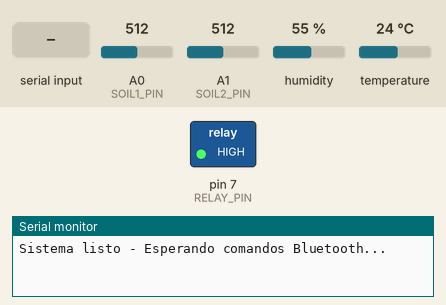
Bench run of a sketch on a simulated Arduino Uno, built with avr-gcc and run on an emulated ATmega328P. On the bench: switched loads named in the sketch (green lamp = pin HIGH), the last lines printed to the serial monitor. The test bench sets the inputs (shaded band); at power-on: A0 (SOIL1_PIN) = 512, A1 (SOIL2_PIN) = 512, humidity 55 %, temperature 24 °C.

Above: at 1.2 s.
1.3 s: "U90\n" received over the second serial link
At 1.9 s:
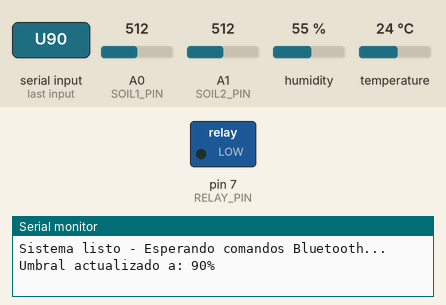
2.8 s: "0\n" received over the second serial link
At 3.1 s:
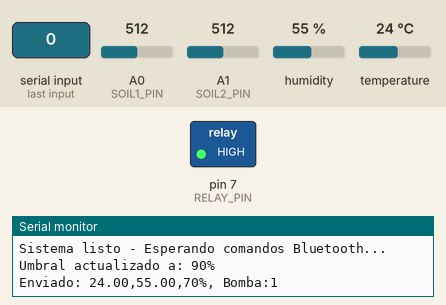
4.3 s: "1\n" received over the second serial link
At 5.4 s:
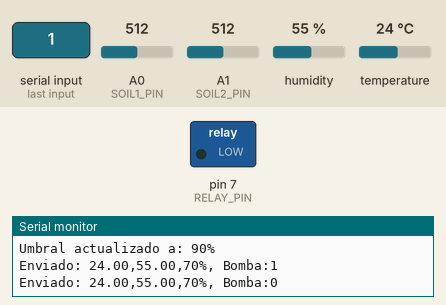
5.8 s: A0 (SOIL1_PIN) set to 99
12.2 s: A0 (SOIL1_PIN) set to 81
Timing chart, 0 to 14.7 s (numbered marks = the images above; inputs shaded):
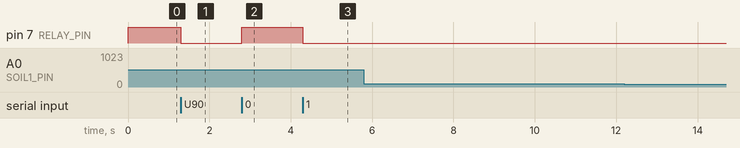

The sketch:

pachatech_riego.ino
```cpp
#include <SoftwareSerial.h>
#include "DHT.h"

// --- CONFIGURACIÓN DE PINES ---
#define DHTPIN 2
#define DHTTYPE DHT11

#define RELAY_PIN 7
#define SOIL1_PIN A0
#define SOIL2_PIN A1

SoftwareSerial BT(10, 8);  // RX, TX (HC-05)
DHT dht(DHTPIN, DHTTYPE);

unsigned long lastTime = 0;
int mode = 2;               // 0 = Apagado, 1 = Encendido, 2 = Automático
bool bombaEncendida = false;

// --- NUEVO: UMBRAL DE HUMEDAD RECIBIDO DE LA APP (en porcentaje 0-100) ---
int umbralHumedad = 50;     // Valor por defecto (50% = punto medio)

void setup() {
  Serial.begin(9600);
  BT.begin(9600);
  dht.begin();

  pinMode(RELAY_PIN, OUTPUT);
  digitalWrite(RELAY_PIN, HIGH);  // Relé apagado (ajusta según tu módulo)

  Serial.println("Sistema listo - Esperando comandos Bluetooth...");
}

void loop() {
  // ==========================================
  // 1. RECIBIR COMANDOS DESDE LA APP
  // ==========================================
  if (BT.available()) {
    char comando = BT.read();

    if (comando == 'U') {
      // La app va a enviar "U" seguido del número (ej: U65) y un '\n'
      String umbralStr = BT.readStringUntil('\n');
      umbralStr.trim();
      int nuevoUmbral = umbralStr.toInt();
      if (nuevoUmbral >= 0 && nuevoUmbral <= 100) {
        umbralHumedad = nuevoUmbral;
        Serial.print("Umbral actualizado a: ");
        Serial.print(umbralHumedad);
        Serial.println("%");
      }
    }
    else if (comando == '1') {
      mode = 1; // Manual Encender
    } else if (comando == '0') {
      mode = 0; // Manual Apagar
    } else if (comando == '2') {
      mode = 2; // Automático
    }
  }

  // ==========================================
  // 2. LEER SENSORES Y CALCULAR PORCENTAJE
  // ==========================================
  int lectura1 = analogRead(SOIL1_PIN);
  int lectura2 = analogRead(SOIL2_PIN);
  int humSueloPromedio = (lectura1 + lectura2) / 2;

  // Mapeo a porcentaje (ajusta SECO_LECTURA y MOJADO_LECTURA según calibración)
  const int SECO_LECTURA = 1023;   // valor con sensor al aire
  const int MOJADO_LECTURA = 300;  // valor con sensor en agua (ajústalo)
  int porcentajeHumedad = map(humSueloPromedio, SECO_LECTURA, MOJADO_LECTURA, 0, 100);
  porcentajeHumedad = constrain(porcentajeHumedad, 0, 100);

  // ==========================================
  // 3. LÓGICA DE CONTROL DE LA BOMBA
  // ==========================================
  if (mode == 1) {
    bombaEncendida = true;
  } else if (mode == 0) {
    bombaEncendida = false;
  } else if (mode == 2) {
    // MODO AUTOMÁTICO: usa el umbral recibido de la app (porcentaje)
    if (porcentajeHumedad < umbralHumedad) {
      bombaEncendida = true;   // Si la humedad es menor que el umbral, regar
    } else {
      bombaEncendida = false;
    }
  }

  // Activar relé (ajusta el nivel lógico según tu módulo)
  digitalWrite(RELAY_PIN, bombaEncendida ? LOW : HIGH);

  // ==========================================
  // 4. ENVIAR DATOS A LA APP CADA 2 SEGUNDOS
  // ==========================================
  if (millis() - lastTime > 2000) {
    float temp = dht.readTemperature();
    float humAire = dht.readHumidity();

    if (isnan(temp) || isnan(humAire)) {
      temp = 0.0;
      humAire = 0.0;
    }

    // Enviamos: temperatura,humedadAire,porcentajeHumedad,bombaEstado
    BT.print(temp);
    BT.print(",");
    BT.print(humAire);
    BT.print(",");
    BT.print(porcentajeHumedad);   // <-- ahora es porcentaje 0-100
    BT.print(",");
    BT.print(bombaEncendida ? 1 : 0);
    BT.println();

    // Monitor serie para depuración
    Serial.print("Enviado: ");
    Serial.print(temp); Serial.print(",");
    Serial.print(humAire); Serial.print(",");
    Serial.print(porcentajeHumedad); Serial.print("%, Bomba:");
    Serial.println(bombaEncendida);

    lastTime = millis();
  }
}
```

Measured:
- after the input at 1.3 s, pin 7 (RELAY_PIN): HIGH → LOW at once
- after the input at 2.8 s, pin 7 (RELAY_PIN): LOW → HIGH at once
- after the input at 4.3 s, pin 7 (RELAY_PIN): HIGH → LOW at once
